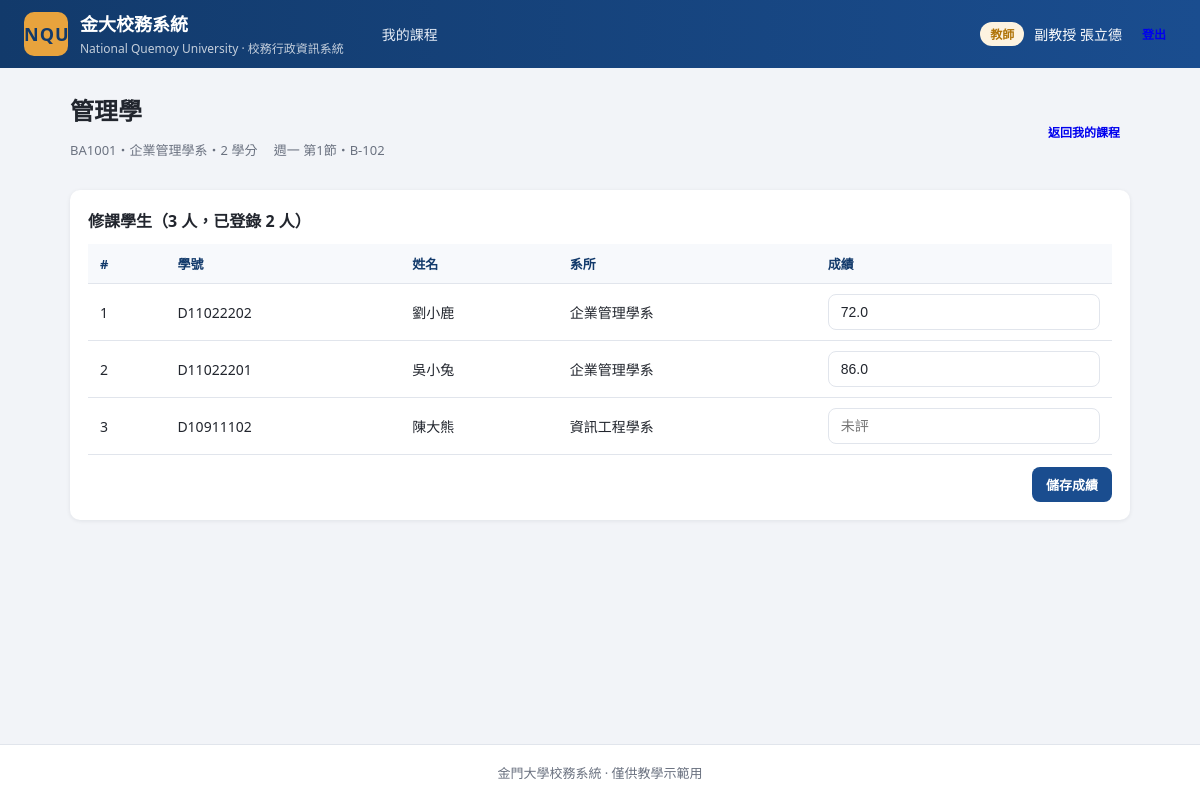
The page /teacher/course/BA1001 (signed in) on the database its author committed.
### tables this page shows
CREATE TABLE users (
        user_id    TEXT PRIMARY KEY,
        password   TEXT NOT NULL,
        name       TEXT NOT NULL,
        role       TEXT NOT NULL CHECK (role IN ('student','teacher','admin')),
        department TEXT
    );

CREATE TABLE courses (
        course_id  TEXT PRIMARY KEY,
        name       TEXT NOT NULL,
        department TEXT,
        credits    INTEGER DEFAULT 0,
        capacity   INTEGER DEFAULT 60,
        teacher_id TEXT,
        weekday    INTEGER DEFAULT 1,
        period     INTEGER DEFAULT 1,
        location   TEXT,
        UNIQUE (course_id, teacher_id),
        FOREIGN KEY (teacher_id) REFERENCES users(user_id)
    );

CREATE TABLE enrollments (
        id         INTEGER PRIMARY KEY AUTOINCREMENT,
        student_id TEXT,
        course_id  TEXT,
        semester   TEXT,
        grade      REAL,
        UNIQUE (student_id, course_id, semester),
        FOREIGN KEY (student_id) REFERENCES users(user_id),
        FOREIGN KEY (course_id)  REFERENCES courses(course_id)
    );

### app.py (the view)
@app.route("/teacher/course/<course_id>")
@role_required("teacher")
def teacher_course(course_id):
    db = get_db()
    uid = session["user_id"]
    course = db.execute(
        """SELECT c.*, u.name AS teacher_name FROM courses c
           JOIN users u ON u.user_id = c.teacher_id
           WHERE c.course_id = ? AND c.teacher_id = ?""",
        (course_id, uid),
    ).fetchone()
    if not course:
        flash("找不到課程", "error")
        return redirect(url_for("teacher_home"))
    enrollments = db.execute(
        """SELECT u.user_id, u.name, u.department AS stu_department, e.grade
           FROM enrollments e JOIN users u ON u.user_id = e.student_id
           WHERE e.course_id = ? ORDER BY u.name""",
        (course_id,),
    ).fetchall()
    graded = sum(1 for e in enrollments if e["grade"] is not None)
    return render_template(
        "teacher/course.html",
        user=user_of(db, uid),
        course=course,
        enrollments=enrollments,
        graded=graded,
        semester=SEMESTER,
        weekday_names=WEEKDAYS,
    )

### app.py (called while the page is built)
def get_db():
    if "db" not in g:
        g.db = sqlite3.connect(DB_PATH)
        g.db.row_factory = sqlite3.Row
        g.db.execute("PRAGMA foreign_keys = ON")
    return g.db

def role_required(*roles):
    def decorator(f):
        @wraps(f)
        def wrapper(*args, **kwargs):
            if "user_id" not in session:
                flash("請先登入", "warning")
                return redirect(url_for("login"))
            if session.get("role") not in roles:
                flash("沒有權限存取此頁面", "error")
                return redirect(url_for("index"))
            return f(*args, **kwargs)
        return wrapper
    return decorator

def user_of(db, uid):
    return db.execute("SELECT * FROM users WHERE user_id = ?", (uid,)).fetchone()

### templates/teacher/course.html (shortened to what this page needs)
{% extends "base.html" %}
{% block content %}
<div class="page-head">
  <div>
    <h2>{{ course.name }}</h2>
    <p class="muted">
      {{ course.course_id }}・{{ course.department }}・{{ course.credits }} 學分
      週{{ weekday_names[course.weekday] }} 第{{ course.period }}節・{{ course.location }}
    </p>
  </div>
  <a href="{{ url_for('teacher_home') }}" class="btn btn-sm">返回我的課程</a>
</div>
<div class="card">
  <div class="card-head">
    <h3>修課學生（{{ enrollments|length }} 人，已登錄 {{ graded }} 人）</h3>
  </div>
  <form method="post" action="{{ url_for('teacher_grade', course_id=course.course_id) }}">
  <table class="table">
    <thead><tr><th>#</th><th>學號</th><th>姓名</th><th>系所</th><th>成績</th></tr></thead>
    <tbody>
    {% for e in enrollments %}
      <tr>
        <td>{{ loop.index }}</td>
        <td>{{ e.user_id }}</td>
        <td>{{ e.name }}</td>
        <td>{{ e.stu_department }}</td>
        <td>
          <input class="grade-input" type="number" min="0" max="100" step="0.5"
                 name="grade_{{ e.user_id }}" value="{{ e.grade if e.grade is not none else '' }}"
                 placeholder="未評">
        </td>
      </tr>
    {% else %}
      <tr><td colspan="5" class="empty">尚無學生修讀此課程</td></tr>
    {% endfor %}
    </tbody>
  </table>
  {% if enrollments %}
    <div class="form-actions">
      <button class="btn btn-primary">儲存成績</button>
    </div>
  {% endif %}
  </form>
</div>
{% endblock %}

### templates/base.html (shortened to what this page needs)
<!DOCTYPE html>
<html lang="zh-Hant">
<head>
  <link rel="stylesheet" href="{{ url_for('static', filename='css/style.css') }}">
</head>
<body>
{% if session.get('user_id') %}
<header class="topbar">
  <div class="brand">
    <span class="logo">NQU</span>
    <div>
      <h1>金大校務系統</h1>
      <small>National Quemoy University · 校務行政資訊系統</small>
    </div>
  </div>
  <nav class="main-nav">
    {% set role = session.get('role') %}
    {% if role == 'student' %}
      <a href="{{ url_for('student_home') }}" class="{{ 'active' if request.path == '/student' }}">首頁</a>
      <a href="{{ url_for('student_courses') }}" class="{{ 'active' if request.path.startswith('/student/courses') }}">選課系統</a>
      <a href="{{ url_for('student_schedule') }}" class="{{ 'active' if request.path == '/student/schedule' }}">我的課表</a>
      <a href="{{ url_for('student_grades') }}" class="{{ 'active' if request.path == '/student/grades' }}">成績查詢</a>
    {% elif role == 'teacher' %}
      <a href="{{ url_for('teacher_home') }}" class="{{ 'active' if request.path == '/teacher' }}">我的課程</a>
    {% endif %}
  </nav>
  <div class="user-box">
    <span class="role-tag role-{{ role }}">{{ {'student':'學生','teacher':'教師','admin':'行政'}[role] }}</span>
    <span>{{ session.get('name') }}</span>
    <a class="btn btn-sm" href="{{ url_for('logout') }}">登出</a>
  </div>
</header>
{% endif %}
<main class="container">
  {% block content %}{% endblock %}
</main>
<footer class="footer">
  金門大學校務系統 · 僅供教學示範用
</footer>
</body>
</html>

### static/css/style.css (style rules this page uses)
:root { --primary: #1a4d8f; --primary-dark: #123a6b; --accent: #e8a33d; --danger: #d64545; --ok: #2e9e5b; --bg: #f2f4f8; --panel: #ffffff; --text: #22262e; --muted: #6b7280; --border: #e1e5ec; --radius: 10px; --shadow: 0 1px 4px rgba(17, 24, 39, 0.08); }
* { box-sizing: border-box; }
body { margin: 0; font-family: "Segoe UI", "Microsoft JhengHei", "PingFang TC", sans-serif; background: var(--bg); color: var(--text); min-height: 100vh; display: flex; flex-direction: column; }
.topbar { background: linear-gradient(90deg, var(--primary-dark), var(--primary)); color: #fff; display: flex; align-items: center; gap: 24px; padding: 10px 24px; flex-wrap: wrap; }
.topbar .brand { display: flex; align-items: center; gap: 12px; }
.topbar .logo { width: 44px; height: 44px; background: var(--accent); color: var(--primary-dark); font-weight: 800; border-radius: 10px; display: grid; place-items: center; font-size: 18px; letter-spacing: 1px; }
.topbar h1 { font-size: 18px; margin: 0; }
.topbar small { opacity: 0.75; font-size: 12px; }
.main-nav { display: flex; gap: 6px; flex-wrap: wrap; }
.main-nav a { color: #e6edf7; text-decoration: none; padding: 7px 14px; border-radius: 8px; font-size: 14px; }
.user-box { margin-left: auto; display: flex; align-items: center; gap: 10px; font-size: 14px; }
.container { width: 100%; max-width: 1100px; margin: 24px auto 40px; padding: 0 20px; flex: 1; }
.footer { text-align: center; padding: 18px; color: var(--muted); font-size: 13px; border-top: 1px solid var(--border); background: #fff; }
.page-head { display: flex; justify-content: space-between; align-items: center; margin-bottom: 18px; flex-wrap: wrap; gap: 10px; }
.page-head h2 { margin: 0 0 4px; }
.muted { color: var(--muted); font-size: 13px; }
.card { background: var(--panel); border-radius: var(--radius); box-shadow: var(--shadow); padding: 18px; margin-bottom: 20px; }
.card-head { display: flex; justify-content: space-between; align-items: center; margin-bottom: 12px; flex-wrap: wrap; gap: 8px; }
.card-head h3 { margin: 0; font-size: 16px; }
.table { width: 100%; border-collapse: collapse; font-size: 14px; }
.table th, .table td { padding: 10px 12px; text-align: left; border-bottom: 1px solid var(--border); vertical-align: middle; }
.table thead th { background: #f7f9fc; color: var(--primary-dark); font-size: 13px; white-space: nowrap; }
.btn { display: inline-block; border: none; cursor: pointer; border-radius: 8px; padding: 8px 14px; font-size: 13px; font-weight: 600; text-decoration: none; transition: filter 0.15s; }
.btn-sm { padding: 5px 10px; font-size: 12px; }
.btn-primary { background: var(--primary); color: #fff; }
input[type="text"], input[type="password"], input[type="number"], select { width: 100%; padding: 9px 12px; border: 1px solid var(--border); border-radius: 8px; font-size: 14px; background: #fff; color: var(--text); }
.form-actions { margin-top: 12px; text-align: right; }
.grade-input { width: 90px; }
.role-tag { padding: 3px 10px; border-radius: 999px; font-size: 12px; font-weight: 600; }
.role-teacher { background: #fdf3e0; color: #b07408; }

### rows shown on the page
users: get "副教授 張立德"
courses: name "管理學", course_id "BA1001", department "企業管理學系", credits "2", weekday "一", period "1", location "B-102"
enrollments: user_id "D11022202", name "劉小鹿", stu_department "企業管理學系", grade "72.0"
enrollments: user_id "D11022201", name "吳小兔", stu_department "企業管理學系", grade "86.0"
users: user_id "D10911102", name "陳大熊", stu_department "資訊工程學系"

### other values the page prints
{{ {'student':'學生','teacher':'教師','admin':'行政'}[role] }} "教師"
{{ enrollments|length }} "3"
{{ graded }} "2"
